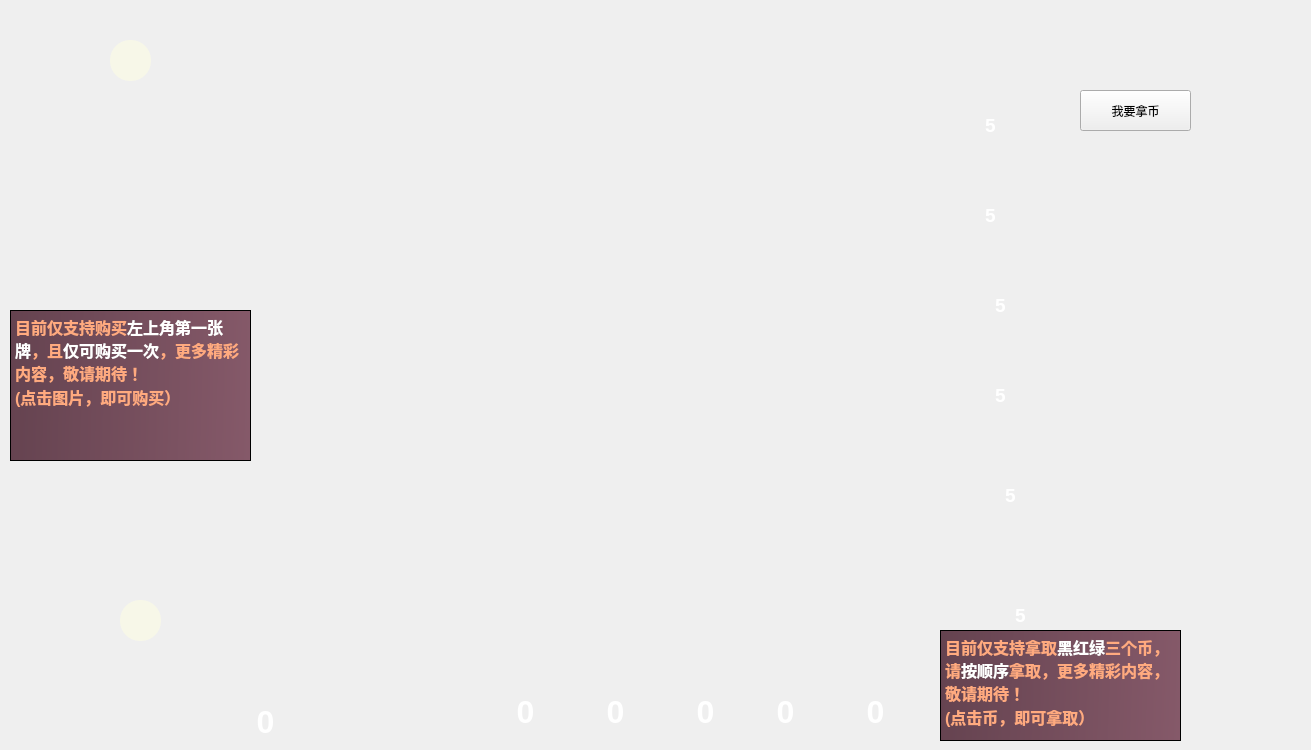
<?xml version="1.0" encoding="UTF-8"?>
<ui version="4.0">
 <class>gameInterface</class>
 <widget class="QWidget" name="gameInterface">
  <property name="geometry">
   <rect>
    <x>0</x>
    <y>0</y>
    <width>1311</width>
    <height>750</height>
   </rect>
  </property>
  <property name="minimumSize">
   <size>
    <width>1311</width>
    <height>750</height>
   </size>
  </property>
  <property name="maximumSize">
   <size>
    <width>1311</width>
    <height>750</height>
   </size>
  </property>
  <property name="windowTitle">
   <string>gameInterface</string>
  </property>
  <property name="styleSheet">
   <string notr="true"/>
  </property>
  <widget class="QPushButton" name="card1_1">
   <property name="geometry">
    <rect>
     <x>310</x>
     <y>50</y>
     <width>141</width>
     <height>171</height>
    </rect>
   </property>
   <property name="styleSheet">
    <string notr="true">border-radius:15px;
border-image: url(:/images/card/blue-high/1.png);


</string>
   </property>
   <property name="text">
    <string/>
   </property>
  </widget>
  <widget class="QPushButton" name="card1_2">
   <property name="geometry">
    <rect>
     <x>480</x>
     <y>50</y>
     <width>141</width>
     <height>171</height>
    </rect>
   </property>
   <property name="styleSheet">
    <string notr="true">border-radius:15px;
border-image: url(:/images/card/blue-high/2.png);</string>
   </property>
   <property name="text">
    <string/>
   </property>
  </widget>
  <widget class="QPushButton" name="card1_3">
   <property name="geometry">
    <rect>
     <x>650</x>
     <y>50</y>
     <width>141</width>
     <height>171</height>
    </rect>
   </property>
   <property name="styleSheet">
    <string notr="true">border-radius:15px;
border-image: url(:/images/card/blue-high/3.png);</string>
   </property>
   <property name="text">
    <string/>
   </property>
  </widget>
  <widget class="QPushButton" name="card1_4">
   <property name="geometry">
    <rect>
     <x>820</x>
     <y>50</y>
     <width>141</width>
     <height>171</height>
    </rect>
   </property>
   <property name="styleSheet">
    <string notr="true">border-radius:15px;
border-image: url(:/images/card/blue-high/4.png);</string>
   </property>
   <property name="text">
    <string/>
   </property>
  </widget>
  <widget class="QPushButton" name="card2_1">
   <property name="geometry">
    <rect>
     <x>310</x>
     <y>234</y>
     <width>141</width>
     <height>171</height>
    </rect>
   </property>
   <property name="styleSheet">
    <string notr="true">border-radius:15px;
border-image: url(:/images/card/yellow-middle/1.png);</string>
   </property>
   <property name="text">
    <string/>
   </property>
  </widget>
  <widget class="QPushButton" name="card2_2">
   <property name="geometry">
    <rect>
     <x>480</x>
     <y>234</y>
     <width>141</width>
     <height>171</height>
    </rect>
   </property>
   <property name="styleSheet">
    <string notr="true">border-radius:15px;
border-image: url(:/images/card/yellow-middle/2.png);</string>
   </property>
   <property name="text">
    <string/>
   </property>
  </widget>
  <widget class="QPushButton" name="card2_3">
   <property name="geometry">
    <rect>
     <x>650</x>
     <y>234</y>
     <width>141</width>
     <height>171</height>
    </rect>
   </property>
   <property name="styleSheet">
    <string notr="true">border-radius:15px;
border-image: url(:/images/card/yellow-middle/3.png);</string>
   </property>
   <property name="text">
    <string/>
   </property>
  </widget>
  <widget class="QPushButton" name="card2_4">
   <property name="geometry">
    <rect>
     <x>820</x>
     <y>234</y>
     <width>141</width>
     <height>171</height>
    </rect>
   </property>
   <property name="styleSheet">
    <string notr="true">border-radius:15px;
border-image: url(:/images/card/yellow-middle/4.png);</string>
   </property>
   <property name="text">
    <string/>
   </property>
  </widget>
  <widget class="QPushButton" name="card3_1">
   <property name="geometry">
    <rect>
     <x>310</x>
     <y>420</y>
     <width>141</width>
     <height>171</height>
    </rect>
   </property>
   <property name="styleSheet">
    <string notr="true">border-radius:15px;
border-image: url(:/images/card/green-low/1.png);</string>
   </property>
   <property name="text">
    <string/>
   </property>
  </widget>
  <widget class="QPushButton" name="card3_2">
   <property name="geometry">
    <rect>
     <x>480</x>
     <y>420</y>
     <width>141</width>
     <height>171</height>
    </rect>
   </property>
   <property name="styleSheet">
    <string notr="true">border-radius:15px;
border-image: url(:/images/card/green-low/2.png);</string>
   </property>
   <property name="text">
    <string/>
   </property>
  </widget>
  <widget class="QPushButton" name="card3_3">
   <property name="geometry">
    <rect>
     <x>650</x>
     <y>420</y>
     <width>141</width>
     <height>171</height>
    </rect>
   </property>
   <property name="styleSheet">
    <string notr="true">border-radius:15px;
border-image: url(:/images/card/green-low/3.png);</string>
   </property>
   <property name="text">
    <string/>
   </property>
  </widget>
  <widget class="QPushButton" name="card3_4">
   <property name="geometry">
    <rect>
     <x>820</x>
     <y>420</y>
     <width>141</width>
     <height>171</height>
    </rect>
   </property>
   <property name="styleSheet">
    <string notr="true">border-radius:15px;
border-image: url(:/images/card/green-low/4.png);</string>
   </property>
   <property name="text">
    <string/>
   </property>
  </widget>
  <widget class="QTextBrowser" name="gold_num">
   <property name="geometry">
    <rect>
     <x>970</x>
     <y>110</y>
     <width>41</width>
     <height>41</height>
    </rect>
   </property>
   <property name="styleSheet">
    <string notr="true">background:transparent;
border-width:0;
border-style:outset</string>
   </property>
   <property name="html">
    <string>&lt;!DOCTYPE HTML PUBLIC &quot;-//W3C//DTD HTML 4.0//EN&quot; &quot;http://www.w3.org/TR/REC-html40/strict.dtd&quot;&gt;
&lt;html&gt;&lt;head&gt;&lt;meta name=&quot;qrichtext&quot; content=&quot;1&quot; /&gt;&lt;style type=&quot;text/css&quot;&gt;
p, li { white-space: pre-wrap; }
&lt;/style&gt;&lt;/head&gt;&lt;body style=&quot; font-family:'SimSun'; font-size:9pt; font-weight:400; font-style:normal;&quot;&gt;
&lt;p align=&quot;center&quot; style=&quot; margin-top:0px; margin-bottom:0px; margin-left:0px; margin-right:0px; -qt-block-indent:0; text-indent:0px;&quot;&gt;&lt;span style=&quot; font-size:14pt; font-weight:600; color:#ffffff;&quot;&gt;5&lt;/span&gt;&lt;/p&gt;&lt;/body&gt;&lt;/html&gt;</string>
   </property>
  </widget>
  <widget class="QTextBrowser" name="black_num">
   <property name="geometry">
    <rect>
     <x>970</x>
     <y>200</y>
     <width>41</width>
     <height>41</height>
    </rect>
   </property>
   <property name="styleSheet">
    <string notr="true">background:transparent;
border-width:0;
border-style:outset</string>
   </property>
   <property name="html">
    <string>&lt;!DOCTYPE HTML PUBLIC &quot;-//W3C//DTD HTML 4.0//EN&quot; &quot;http://www.w3.org/TR/REC-html40/strict.dtd&quot;&gt;
&lt;html&gt;&lt;head&gt;&lt;meta name=&quot;qrichtext&quot; content=&quot;1&quot; /&gt;&lt;style type=&quot;text/css&quot;&gt;
p, li { white-space: pre-wrap; }
&lt;/style&gt;&lt;/head&gt;&lt;body style=&quot; font-family:'SimSun'; font-size:9pt; font-weight:400; font-style:normal;&quot;&gt;
&lt;p align=&quot;center&quot; style=&quot; margin-top:12px; margin-bottom:12px; margin-left:0px; margin-right:0px; -qt-block-indent:0; text-indent:0px;&quot;&gt;&lt;span style=&quot; font-size:14pt; font-weight:600; color:#ffffff;&quot;&gt;5&lt;/span&gt;&lt;/p&gt;&lt;/body&gt;&lt;/html&gt;</string>
   </property>
  </widget>
  <widget class="QTextBrowser" name="red_num">
   <property name="geometry">
    <rect>
     <x>980</x>
     <y>290</y>
     <width>41</width>
     <height>41</height>
    </rect>
   </property>
   <property name="styleSheet">
    <string notr="true">background:transparent;
border-width:0;
border-style:outset</string>
   </property>
   <property name="html">
    <string>&lt;!DOCTYPE HTML PUBLIC &quot;-//W3C//DTD HTML 4.0//EN&quot; &quot;http://www.w3.org/TR/REC-html40/strict.dtd&quot;&gt;
&lt;html&gt;&lt;head&gt;&lt;meta name=&quot;qrichtext&quot; content=&quot;1&quot; /&gt;&lt;style type=&quot;text/css&quot;&gt;
p, li { white-space: pre-wrap; }
&lt;/style&gt;&lt;/head&gt;&lt;body style=&quot; font-family:'SimSun'; font-size:9pt; font-weight:400; font-style:normal;&quot;&gt;
&lt;p align=&quot;center&quot; style=&quot; margin-top:0px; margin-bottom:0px; margin-left:0px; margin-right:0px; -qt-block-indent:0; text-indent:0px;&quot;&gt;&lt;span style=&quot; font-size:14pt; font-weight:600; color:#ffffff;&quot;&gt;5&lt;/span&gt;&lt;/p&gt;&lt;/body&gt;&lt;/html&gt;</string>
   </property>
  </widget>
  <widget class="QTextBrowser" name="green_num">
   <property name="geometry">
    <rect>
     <x>980</x>
     <y>380</y>
     <width>41</width>
     <height>41</height>
    </rect>
   </property>
   <property name="styleSheet">
    <string notr="true">background:transparent;
border-width:0;
border-style:outset</string>
   </property>
   <property name="html">
    <string>&lt;!DOCTYPE HTML PUBLIC &quot;-//W3C//DTD HTML 4.0//EN&quot; &quot;http://www.w3.org/TR/REC-html40/strict.dtd&quot;&gt;
&lt;html&gt;&lt;head&gt;&lt;meta name=&quot;qrichtext&quot; content=&quot;1&quot; /&gt;&lt;style type=&quot;text/css&quot;&gt;
p, li { white-space: pre-wrap; }
&lt;/style&gt;&lt;/head&gt;&lt;body style=&quot; font-family:'SimSun'; font-size:9pt; font-weight:400; font-style:normal;&quot;&gt;
&lt;p align=&quot;center&quot; style=&quot; margin-top:0px; margin-bottom:0px; margin-left:0px; margin-right:0px; -qt-block-indent:0; text-indent:0px;&quot;&gt;&lt;span style=&quot; font-size:14pt; font-weight:600; color:#ffffff;&quot;&gt;5&lt;/span&gt;&lt;/p&gt;&lt;/body&gt;&lt;/html&gt;</string>
   </property>
  </widget>
  <widget class="QTextBrowser" name="blue_num">
   <property name="geometry">
    <rect>
     <x>990</x>
     <y>480</y>
     <width>41</width>
     <height>41</height>
    </rect>
   </property>
   <property name="styleSheet">
    <string notr="true">background:transparent;
border-width:0;
border-style:outset</string>
   </property>
   <property name="html">
    <string>&lt;!DOCTYPE HTML PUBLIC &quot;-//W3C//DTD HTML 4.0//EN&quot; &quot;http://www.w3.org/TR/REC-html40/strict.dtd&quot;&gt;
&lt;html&gt;&lt;head&gt;&lt;meta name=&quot;qrichtext&quot; content=&quot;1&quot; /&gt;&lt;style type=&quot;text/css&quot;&gt;
p, li { white-space: pre-wrap; }
&lt;/style&gt;&lt;/head&gt;&lt;body style=&quot; font-family:'SimSun'; font-size:9pt; font-weight:400; font-style:normal;&quot;&gt;
&lt;p align=&quot;center&quot; style=&quot; margin-top:0px; margin-bottom:0px; margin-left:0px; margin-right:0px; -qt-block-indent:0; text-indent:0px;&quot;&gt;&lt;span style=&quot; font-size:14pt; font-weight:600; color:#ffffff;&quot;&gt;5&lt;/span&gt;&lt;/p&gt;&lt;/body&gt;&lt;/html&gt;</string>
   </property>
  </widget>
  <widget class="QTextBrowser" name="white_num">
   <property name="geometry">
    <rect>
     <x>1000</x>
     <y>600</y>
     <width>41</width>
     <height>41</height>
    </rect>
   </property>
   <property name="styleSheet">
    <string notr="true">background:transparent;
border-width:0;
border-style:outset</string>
   </property>
   <property name="html">
    <string>&lt;!DOCTYPE HTML PUBLIC &quot;-//W3C//DTD HTML 4.0//EN&quot; &quot;http://www.w3.org/TR/REC-html40/strict.dtd&quot;&gt;
&lt;html&gt;&lt;head&gt;&lt;meta name=&quot;qrichtext&quot; content=&quot;1&quot; /&gt;&lt;style type=&quot;text/css&quot;&gt;
p, li { white-space: pre-wrap; }
&lt;/style&gt;&lt;/head&gt;&lt;body style=&quot; font-family:'SimSun'; font-size:9pt; font-weight:400; font-style:normal;&quot;&gt;
&lt;p align=&quot;center&quot; style=&quot; margin-top:0px; margin-bottom:0px; margin-left:0px; margin-right:0px; -qt-block-indent:0; text-indent:0px;&quot;&gt;&lt;span style=&quot; font-size:14pt; font-weight:600; color:#ffffff;&quot;&gt;5&lt;/span&gt;&lt;/p&gt;&lt;/body&gt;&lt;/html&gt;</string>
   </property>
  </widget>
  <widget class="QLabel" name="background">
   <property name="geometry">
    <rect>
     <x>1</x>
     <y>4</y>
     <width>1311</width>
     <height>751</height>
    </rect>
   </property>
   <property name="styleSheet">
    <string notr="true">border-image: url(:/images/background.png);</string>
   </property>
   <property name="text">
    <string/>
   </property>
  </widget>
  <widget class="QLabel" name="money">
   <property name="geometry">
    <rect>
     <x>460</x>
     <y>670</y>
     <width>451</width>
     <height>91</height>
    </rect>
   </property>
   <property name="styleSheet">
    <string notr="true">border-image: url(:/images/bb.png);
border-radius:8px;</string>
   </property>
   <property name="text">
    <string/>
   </property>
  </widget>
  <widget class="QTextBrowser" name="white_have">
   <property name="geometry">
    <rect>
     <x>500</x>
     <y>690</y>
     <width>51</width>
     <height>61</height>
    </rect>
   </property>
   <property name="styleSheet">
    <string notr="true">background:transparent;
border-width:0;
border-style:outset</string>
   </property>
   <property name="html">
    <string>&lt;!DOCTYPE HTML PUBLIC &quot;-//W3C//DTD HTML 4.0//EN&quot; &quot;http://www.w3.org/TR/REC-html40/strict.dtd&quot;&gt;
&lt;html&gt;&lt;head&gt;&lt;meta name=&quot;qrichtext&quot; content=&quot;1&quot; /&gt;&lt;style type=&quot;text/css&quot;&gt;
p, li { white-space: pre-wrap; }
&lt;/style&gt;&lt;/head&gt;&lt;body style=&quot; font-family:'SimSun'; font-size:9pt; font-weight:400; font-style:normal;&quot;&gt;
&lt;p align=&quot;center&quot; style=&quot; margin-top:0px; margin-bottom:0px; margin-left:0px; margin-right:0px; -qt-block-indent:0; text-indent:0px;&quot;&gt;&lt;span style=&quot; font-size:24pt; font-weight:600; color:#ffffff;&quot;&gt;0&lt;/span&gt;&lt;/p&gt;&lt;/body&gt;&lt;/html&gt;</string>
   </property>
  </widget>
  <widget class="QTextBrowser" name="blue_nave">
   <property name="geometry">
    <rect>
     <x>590</x>
     <y>690</y>
     <width>51</width>
     <height>61</height>
    </rect>
   </property>
   <property name="styleSheet">
    <string notr="true">background:transparent;
border-width:0;
border-style:outset</string>
   </property>
   <property name="html">
    <string>&lt;!DOCTYPE HTML PUBLIC &quot;-//W3C//DTD HTML 4.0//EN&quot; &quot;http://www.w3.org/TR/REC-html40/strict.dtd&quot;&gt;
&lt;html&gt;&lt;head&gt;&lt;meta name=&quot;qrichtext&quot; content=&quot;1&quot; /&gt;&lt;style type=&quot;text/css&quot;&gt;
p, li { white-space: pre-wrap; }
&lt;/style&gt;&lt;/head&gt;&lt;body style=&quot; font-family:'SimSun'; font-size:9pt; font-weight:400; font-style:normal;&quot;&gt;
&lt;p align=&quot;center&quot; style=&quot; margin-top:0px; margin-bottom:0px; margin-left:0px; margin-right:0px; -qt-block-indent:0; text-indent:0px;&quot;&gt;&lt;span style=&quot; font-size:24pt; font-weight:600; color:#ffffff;&quot;&gt;0&lt;/span&gt;&lt;/p&gt;&lt;/body&gt;&lt;/html&gt;</string>
   </property>
  </widget>
  <widget class="QTextBrowser" name="green_have">
   <property name="geometry">
    <rect>
     <x>680</x>
     <y>690</y>
     <width>51</width>
     <height>61</height>
    </rect>
   </property>
   <property name="styleSheet">
    <string notr="true">background:transparent;
border-width:0;
border-style:outset</string>
   </property>
   <property name="html">
    <string>&lt;!DOCTYPE HTML PUBLIC &quot;-//W3C//DTD HTML 4.0//EN&quot; &quot;http://www.w3.org/TR/REC-html40/strict.dtd&quot;&gt;
&lt;html&gt;&lt;head&gt;&lt;meta name=&quot;qrichtext&quot; content=&quot;1&quot; /&gt;&lt;style type=&quot;text/css&quot;&gt;
p, li { white-space: pre-wrap; }
&lt;/style&gt;&lt;/head&gt;&lt;body style=&quot; font-family:'SimSun'; font-size:9pt; font-weight:400; font-style:normal;&quot;&gt;
&lt;p align=&quot;center&quot; style=&quot; margin-top:0px; margin-bottom:0px; margin-left:0px; margin-right:0px; -qt-block-indent:0; text-indent:0px;&quot;&gt;&lt;span style=&quot; font-size:24pt; font-weight:600; color:#ffffff;&quot;&gt;0&lt;/span&gt;&lt;/p&gt;&lt;/body&gt;&lt;/html&gt;</string>
   </property>
  </widget>
  <widget class="QTextBrowser" name="red_have">
   <property name="geometry">
    <rect>
     <x>760</x>
     <y>690</y>
     <width>51</width>
     <height>61</height>
    </rect>
   </property>
   <property name="styleSheet">
    <string notr="true">background:transparent;
border-width:0;
border-style:outset</string>
   </property>
   <property name="html">
    <string>&lt;!DOCTYPE HTML PUBLIC &quot;-//W3C//DTD HTML 4.0//EN&quot; &quot;http://www.w3.org/TR/REC-html40/strict.dtd&quot;&gt;
&lt;html&gt;&lt;head&gt;&lt;meta name=&quot;qrichtext&quot; content=&quot;1&quot; /&gt;&lt;style type=&quot;text/css&quot;&gt;
p, li { white-space: pre-wrap; }
&lt;/style&gt;&lt;/head&gt;&lt;body style=&quot; font-family:'SimSun'; font-size:9pt; font-weight:400; font-style:normal;&quot;&gt;
&lt;p align=&quot;center&quot; style=&quot; margin-top:0px; margin-bottom:0px; margin-left:0px; margin-right:0px; -qt-block-indent:0; text-indent:0px;&quot;&gt;&lt;span style=&quot; font-size:24pt; font-weight:600; color:#ffffff;&quot;&gt;0&lt;/span&gt;&lt;/p&gt;&lt;/body&gt;&lt;/html&gt;</string>
   </property>
  </widget>
  <widget class="QTextBrowser" name="black_have">
   <property name="geometry">
    <rect>
     <x>850</x>
     <y>690</y>
     <width>51</width>
     <height>61</height>
    </rect>
   </property>
   <property name="styleSheet">
    <string notr="true">background:transparent;
border-width:0;
border-style:outset</string>
   </property>
   <property name="html">
    <string>&lt;!DOCTYPE HTML PUBLIC &quot;-//W3C//DTD HTML 4.0//EN&quot; &quot;http://www.w3.org/TR/REC-html40/strict.dtd&quot;&gt;
&lt;html&gt;&lt;head&gt;&lt;meta name=&quot;qrichtext&quot; content=&quot;1&quot; /&gt;&lt;style type=&quot;text/css&quot;&gt;
p, li { white-space: pre-wrap; }
&lt;/style&gt;&lt;/head&gt;&lt;body style=&quot; font-family:'SimSun'; font-size:9pt; font-weight:400; font-style:normal;&quot;&gt;
&lt;p align=&quot;center&quot; style=&quot; margin-top:0px; margin-bottom:0px; margin-left:0px; margin-right:0px; -qt-block-indent:0; text-indent:0px;&quot;&gt;&lt;span style=&quot; font-size:24pt; font-weight:600; color:#ffffff;&quot;&gt;0&lt;/span&gt;&lt;/p&gt;&lt;/body&gt;&lt;/html&gt;</string>
   </property>
  </widget>
  <widget class="QLabel" name="label">
   <property name="geometry">
    <rect>
     <x>270</x>
     <y>650</y>
     <width>101</width>
     <height>91</height>
    </rect>
   </property>
   <property name="styleSheet">
    <string notr="true">border-image: url(:/images/bbb.png);
border-radius:35px;</string>
   </property>
   <property name="text">
    <string/>
   </property>
  </widget>
  <widget class="QTextBrowser" name="gold_have">
   <property name="geometry">
    <rect>
     <x>240</x>
     <y>700</y>
     <width>51</width>
     <height>61</height>
    </rect>
   </property>
   <property name="styleSheet">
    <string notr="true">background:transparent;
border-width:0;
border-style:outset</string>
   </property>
   <property name="html">
    <string>&lt;!DOCTYPE HTML PUBLIC &quot;-//W3C//DTD HTML 4.0//EN&quot; &quot;http://www.w3.org/TR/REC-html40/strict.dtd&quot;&gt;
&lt;html&gt;&lt;head&gt;&lt;meta name=&quot;qrichtext&quot; content=&quot;1&quot; /&gt;&lt;style type=&quot;text/css&quot;&gt;
p, li { white-space: pre-wrap; }
&lt;/style&gt;&lt;/head&gt;&lt;body style=&quot; font-family:'SimSun'; font-size:9pt; font-weight:400; font-style:normal;&quot;&gt;
&lt;p align=&quot;center&quot; style=&quot; margin-top:0px; margin-bottom:0px; margin-left:0px; margin-right:0px; -qt-block-indent:0; text-indent:0px;&quot;&gt;&lt;span style=&quot; font-size:24pt; font-weight:600; color:#ffffff;&quot;&gt;0&lt;/span&gt;&lt;/p&gt;&lt;/body&gt;&lt;/html&gt;</string>
   </property>
  </widget>
  <widget class="QPushButton" name="selectBlack">
   <property name="geometry">
    <rect>
     <x>1000</x>
     <y>140</y>
     <width>71</width>
     <height>61</height>
    </rect>
   </property>
   <property name="styleSheet">
    <string notr="true">border-radius:15px;


</string>
   </property>
   <property name="text">
    <string/>
   </property>
  </widget>
  <widget class="QPushButton" name="selectRed">
   <property name="geometry">
    <rect>
     <x>1010</x>
     <y>230</y>
     <width>71</width>
     <height>61</height>
    </rect>
   </property>
   <property name="styleSheet">
    <string notr="true">border-radius:15px;


</string>
   </property>
   <property name="text">
    <string/>
   </property>
  </widget>
  <widget class="QPushButton" name="selectGreen">
   <property name="geometry">
    <rect>
     <x>1010</x>
     <y>330</y>
     <width>71</width>
     <height>61</height>
    </rect>
   </property>
   <property name="styleSheet">
    <string notr="true">border-radius:15px;


</string>
   </property>
   <property name="text">
    <string/>
   </property>
  </widget>
  <widget class="QPushButton" name="selectBlue">
   <property name="geometry">
    <rect>
     <x>1030</x>
     <y>440</y>
     <width>71</width>
     <height>61</height>
    </rect>
   </property>
   <property name="styleSheet">
    <string notr="true">border-radius:15px;


</string>
   </property>
   <property name="text">
    <string/>
   </property>
  </widget>
  <widget class="QPushButton" name="selectWhite">
   <property name="geometry">
    <rect>
     <x>1040</x>
     <y>540</y>
     <width>71</width>
     <height>61</height>
    </rect>
   </property>
   <property name="styleSheet">
    <string notr="true">border-radius:15px;


</string>
   </property>
   <property name="text">
    <string/>
   </property>
  </widget>
  <widget class="QTextBrowser" name="gradePeople2">
   <property name="geometry">
    <rect>
     <x>110</x>
     <y>40</y>
     <width>41</width>
     <height>41</height>
    </rect>
   </property>
   <property name="styleSheet">
    <string notr="true">background-color:rgba(255, 255, 224,0.5);
border-radius:20px</string>
   </property>
  </widget>
  <widget class="QTextBrowser" name="gradePeople1">
   <property name="geometry">
    <rect>
     <x>120</x>
     <y>600</y>
     <width>41</width>
     <height>41</height>
    </rect>
   </property>
   <property name="styleSheet">
    <string notr="true">background-color:rgba(255, 255, 224,0.5);
border-radius:20px</string>
   </property>
  </widget>
  <widget class="QTextBrowser" name="textBrowser">
   <property name="geometry">
    <rect>
     <x>10</x>
     <y>310</y>
     <width>241</width>
     <height>151</height>
    </rect>
   </property>
   <property name="styleSheet">
    <string notr="true">background-color: qlineargradient(spread:pad, x1:0, y1:0.523, x2:1, y2:0.54, stop:0 rgba(101, 67, 80, 255), stop:1 rgba(133, 89, 105, 255));</string>
   </property>
   <property name="html">
    <string>&lt;!DOCTYPE HTML PUBLIC &quot;-//W3C//DTD HTML 4.0//EN&quot; &quot;http://www.w3.org/TR/REC-html40/strict.dtd&quot;&gt;
&lt;html&gt;&lt;head&gt;&lt;meta name=&quot;qrichtext&quot; content=&quot;1&quot; /&gt;&lt;style type=&quot;text/css&quot;&gt;
p, li { white-space: pre-wrap; }
&lt;/style&gt;&lt;/head&gt;&lt;body style=&quot; font-family:'SimSun'; font-size:9pt; font-weight:400; font-style:normal;&quot;&gt;
&lt;p style=&quot; margin-top:0px; margin-bottom:0px; margin-left:0px; margin-right:0px; -qt-block-indent:0; text-indent:0px;&quot;&gt;&lt;span style=&quot; font-size:12pt; font-weight:600; color:#ffaa7f;&quot;&gt;目前仅支持购买&lt;/span&gt;&lt;span style=&quot; font-size:12pt; font-weight:600; color:#ffffff;&quot;&gt;左上角第一张牌&lt;/span&gt;&lt;span style=&quot; font-size:12pt; font-weight:600; color:#ffaa7f;&quot;&gt;，且&lt;/span&gt;&lt;span style=&quot; font-size:12pt; font-weight:600; color:#ffffff;&quot;&gt;仅可购买一次&lt;/span&gt;&lt;span style=&quot; font-size:12pt; font-weight:600; color:#ffaa7f;&quot;&gt;，更多精彩内容，敬请期待！&lt;/span&gt;&lt;/p&gt;
&lt;p style=&quot; margin-top:0px; margin-bottom:0px; margin-left:0px; margin-right:0px; -qt-block-indent:0; text-indent:0px;&quot;&gt;&lt;span style=&quot; font-size:12pt; font-weight:600; color:#ffaa7f;&quot;&gt;(点击图片，即可购买）&lt;/span&gt;&lt;/p&gt;&lt;/body&gt;&lt;/html&gt;</string>
   </property>
  </widget>
  <widget class="QTextBrowser" name="textBrowser_2">
   <property name="geometry">
    <rect>
     <x>940</x>
     <y>630</y>
     <width>241</width>
     <height>111</height>
    </rect>
   </property>
   <property name="styleSheet">
    <string notr="true">background-color: qlineargradient(spread:pad, x1:0, y1:0.523, x2:1, y2:0.54, stop:0 rgba(101, 67, 80, 255), stop:1 rgba(133, 89, 105, 255));</string>
   </property>
   <property name="html">
    <string>&lt;!DOCTYPE HTML PUBLIC &quot;-//W3C//DTD HTML 4.0//EN&quot; &quot;http://www.w3.org/TR/REC-html40/strict.dtd&quot;&gt;
&lt;html&gt;&lt;head&gt;&lt;meta name=&quot;qrichtext&quot; content=&quot;1&quot; /&gt;&lt;style type=&quot;text/css&quot;&gt;
p, li { white-space: pre-wrap; }
&lt;/style&gt;&lt;/head&gt;&lt;body style=&quot; font-family:'SimSun'; font-size:9pt; font-weight:400; font-style:normal;&quot;&gt;
&lt;p style=&quot; margin-top:0px; margin-bottom:0px; margin-left:0px; margin-right:0px; -qt-block-indent:0; text-indent:0px;&quot;&gt;&lt;span style=&quot; font-size:12pt; font-weight:600; color:#ffaa7f;&quot;&gt;目前仅支持拿取&lt;/span&gt;&lt;span style=&quot; font-size:12pt; font-weight:600; color:#ffffff;&quot;&gt;黑红绿&lt;/span&gt;&lt;span style=&quot; font-size:12pt; font-weight:600; color:#ffaa7f;&quot;&gt;三个币，请&lt;/span&gt;&lt;span style=&quot; font-size:12pt; font-weight:600; color:#ffffff;&quot;&gt;按顺序&lt;/span&gt;&lt;span style=&quot; font-size:12pt; font-weight:600; color:#ffaa7f;&quot;&gt;拿取，更多精彩内容，敬请期待！&lt;/span&gt;&lt;/p&gt;
&lt;p style=&quot; margin-top:0px; margin-bottom:0px; margin-left:0px; margin-right:0px; -qt-block-indent:0; text-indent:0px;&quot;&gt;&lt;span style=&quot; font-size:12pt; font-weight:600; color:#ffaa7f;&quot;&gt;(点击币，即可拿取）&lt;/span&gt;&lt;/p&gt;&lt;/body&gt;&lt;/html&gt;</string>
   </property>
  </widget>
  <widget class="QToolButton" name="toolButton">
   <property name="geometry">
    <rect>
     <x>1080</x>
     <y>90</y>
     <width>111</width>
     <height>41</height>
    </rect>
   </property>
   <property name="text">
    <string>我要拿币</string>
   </property>
  </widget>
  <zorder>background</zorder>
  <zorder>card1_1</zorder>
  <zorder>card1_2</zorder>
  <zorder>card1_3</zorder>
  <zorder>card1_4</zorder>
  <zorder>card2_1</zorder>
  <zorder>card2_2</zorder>
  <zorder>card2_3</zorder>
  <zorder>card2_4</zorder>
  <zorder>card3_1</zorder>
  <zorder>card3_2</zorder>
  <zorder>card3_3</zorder>
  <zorder>card3_4</zorder>
  <zorder>gold_num</zorder>
  <zorder>black_num</zorder>
  <zorder>red_num</zorder>
  <zorder>green_num</zorder>
  <zorder>blue_num</zorder>
  <zorder>white_num</zorder>
  <zorder>money</zorder>
  <zorder>white_have</zorder>
  <zorder>blue_nave</zorder>
  <zorder>green_have</zorder>
  <zorder>red_have</zorder>
  <zorder>black_have</zorder>
  <zorder>label</zorder>
  <zorder>gold_have</zorder>
  <zorder>selectBlack</zorder>
  <zorder>selectRed</zorder>
  <zorder>selectGreen</zorder>
  <zorder>selectBlue</zorder>
  <zorder>selectWhite</zorder>
  <zorder>gradePeople2</zorder>
  <zorder>gradePeople1</zorder>
  <zorder>textBrowser</zorder>
  <zorder>textBrowser_2</zorder>
  <zorder>toolButton</zorder>
 </widget>
 <layoutdefault spacing="6" margin="11"/>
 <resources/>
 <connections/>
</ui>
